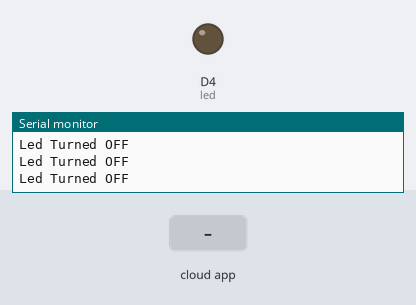
Recording of a sketch running on a simulated ESP8266 (NodeMCU). Parts: output pins drawn as LEDs (lit = HIGH), the last lines printed to the serial monitor. The test bench sets the inputs (shaded band). WiFi joins after 1.5 s; servers stay silent unless stated; the Firebase database answers and starts empty.

Above: at 3.8 s.
3.9 s: the phone or cloud app sets LED_STATUS to ON
At 5.1 s:
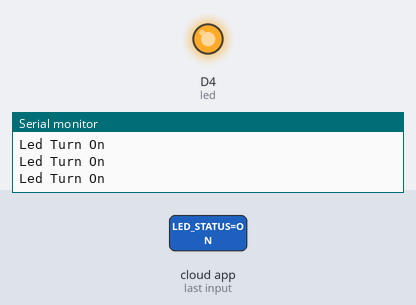
5.5 s: the phone or cloud app sets LED_STATUS to OFF
At 6.3 s:
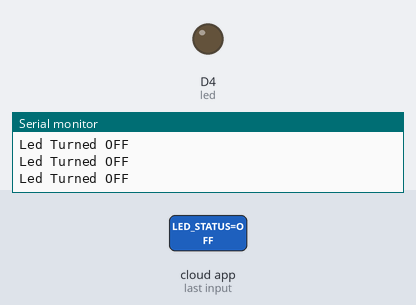
Timing chart, 0 to 8.5 s (numbered marks = the images above; inputs shaded):
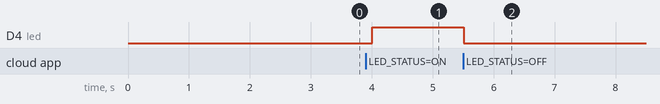

The sketch:

led.ino
```cpp
//필요한 라이브러리 포함
#include <ESP8266WiFi.h>
#include <FirebaseArduino.h>

//Firebase 호스트,db키 값 입력
#define FIREBASE_HOST "led-on-off-c039a.firebaseio.com"
#define FIREBASE_AUTH "AIzaSyDPJB7txY85s1Fda3dxZko2py5eiEy62fE"

//와이파이 아이디와 비밀번호 입력
#define WIFI_SSID "구웨이이"
#define WIFI_PASSWORD "09090909"


String fireStatus = "";   // firebase DB로 부터 받은 값 저장
int led = D4;             // NodeMCU LED pin

void setup() {
  Serial.begin(9600);
  delay(1000);
  pinMode(led, OUTPUT); //led 출력
  WiFi.begin(WIFI_SSID, WIFI_PASSWORD);    //WiFi 연결
  Serial.print("Connecting to ");
  Serial.print(WIFI_SSID);
  while (WiFi.status() != WL_CONNECTED) {
    Serial.print(".");
    delay(500);
    }
    Serial.println();
    Serial.print("Connected to ");
    Serial.println(WIFI_SSID);
    Firebase.begin(FIREBASE_HOST, FIREBASE_AUTH);   // firebase에 연결
    Firebase.setString("LED_STATUS", "OFF");        //초기 LED 상태를 OFF로 설정
}

void loop()
{
  fireStatus = Firebase.getString("LED_STATUS"); // Firebase DB로 부터 LED 상태 값 읽어오기
  if (fireStatus == "ON")   {                   // Firebase DB로 부터 받은 LED 상태 값이 “ON”이면 LED 켜기
    Serial.println("Led Turn On");              // 시리얼 모니터에 “Led Turned ON” 문자열 출력
    digitalWrite(led, HIGH);                    // LED 켜기
    } else if (fireStatus == "OFF")  {          // Firebase DB로 부터 LED 상태 값 읽어오기
      Serial.println("Led Turned OFF");         // 시리얼 모니터에 “Led Turned OFF” 문자열 출력
      digitalWrite(led, LOW);                   // LED 끄기
      } else { Serial.println("Command Error! Please send ON/OFF");
      }
  }
```

Measured:
- after the input at 3.9 s, D4 (led): LOW → HIGH after 0.10 s
- after the input at 5.5 s, D4 (led): HIGH → LOW at once
